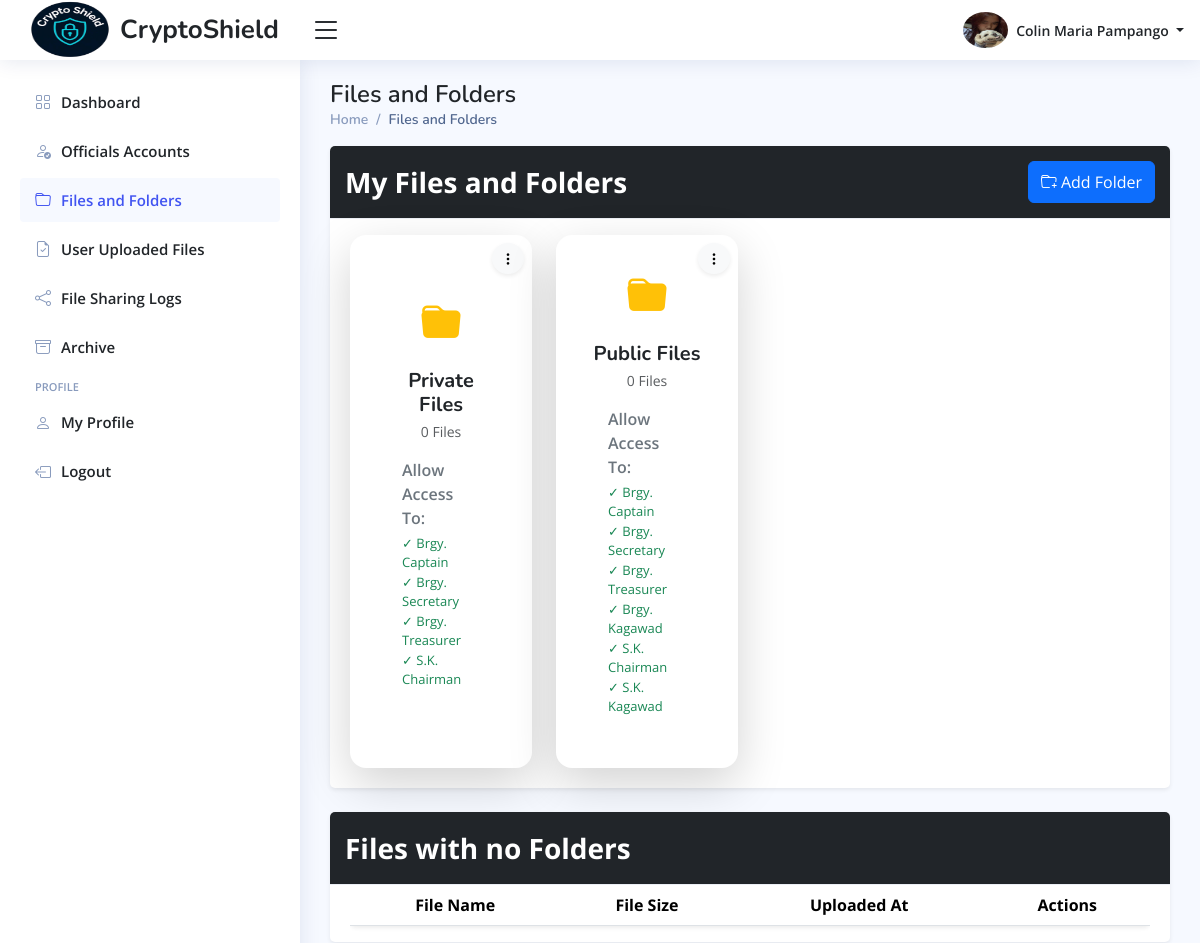
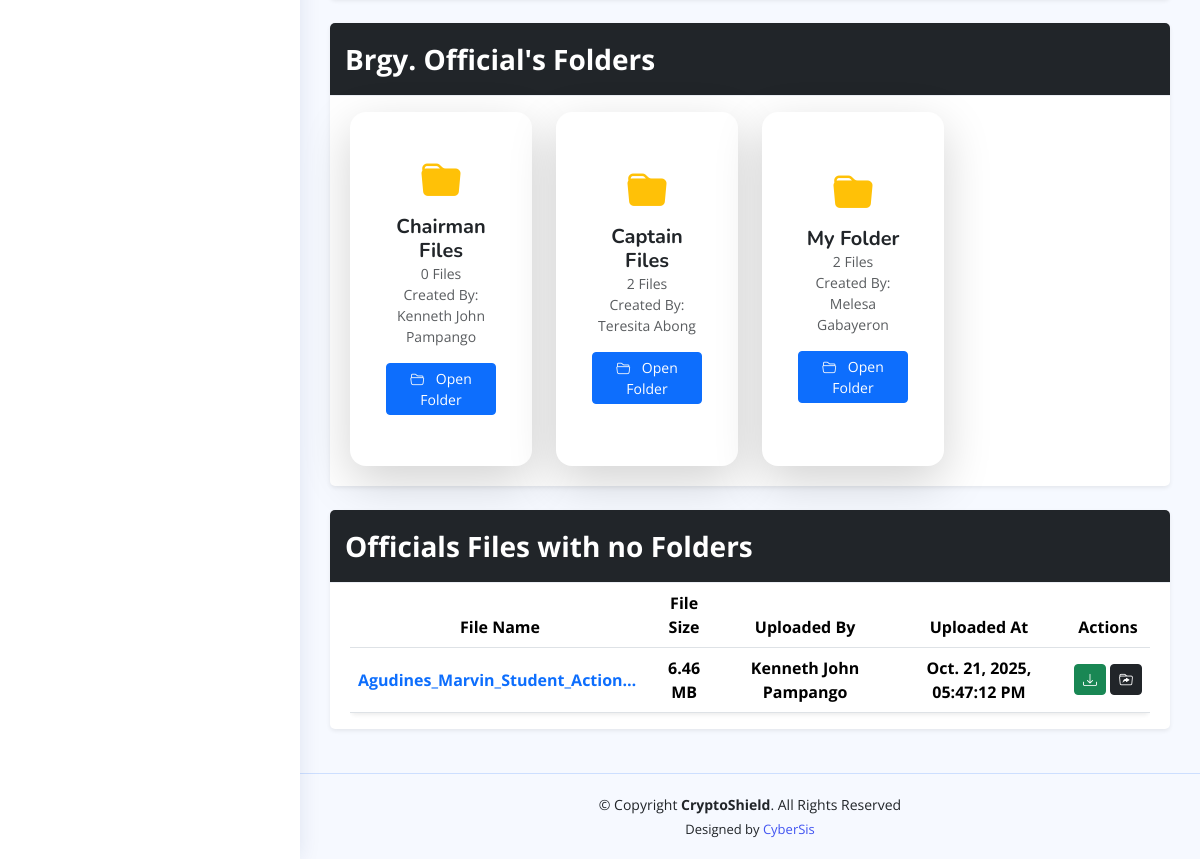
Screenshot of /admin/home.php?page=files-and-folders (signed in) with the database file from the repository (2 pictures, top to bottom).
### tables this page shows
CREATE TABLE `admin_info_tbl` (
  `admin_id` int(11) NOT NULL,
  `profile_picture` varchar(255) DEFAULT NULL,
  `date_of_birth` date DEFAULT NULL,
  `gender` enum('Male','Female','Others') DEFAULT 'Others',
  `phone_number` varchar(100) NOT NULL,
  `full_address` varchar(255) NOT NULL,
  `updated_at` timestamp NOT NULL DEFAULT current_timestamp() ON UPDATE current_timestamp()
);

CREATE TABLE `admin_accounts_tbl` (
  `admin_id` int(11) NOT NULL,
  `first_name` varchar(100) NOT NULL,
  `middle_name` varchar(100) DEFAULT NULL,
  `last_name` varchar(100) NOT NULL,
  `email_address` varchar(150) NOT NULL,
  `admin_password` varchar(255) NOT NULL,
  `role` varchar(100) DEFAULT 'Administrator',
  `reset_password_token` varchar(255) DEFAULT NULL,
  `password_token_expiry` datetime DEFAULT NULL,
  `created_at` timestamp NOT NULL DEFAULT current_timestamp(),
  `updated_at` timestamp NOT NULL DEFAULT current_timestamp() ON UPDATE current_timestamp()
);

CREATE TABLE `admin_folder_tbl` (
  `folder_id` int(11) NOT NULL,
  `folder_name` varchar(150) NOT NULL,
  `brgy_captain_access` enum('Yes','No') DEFAULT 'Yes',
  `brgy_secretary_access` enum('Yes','No') DEFAULT 'No',
  `brgy_treasurer_access` enum('Yes','No') DEFAULT 'No',
  `brgy_kagawad_access` enum('Yes','No') DEFAULT 'No',
  `sk_chairman_access` enum('Yes','No') DEFAULT 'No',
  `sk_kagawad_access` enum('Yes','No') DEFAULT 'Yes',
  `is_archive` enum('Yes','No') DEFAULT 'No',
  `modified_at` timestamp NOT NULL DEFAULT current_timestamp() ON UPDATE current_timestamp(),
  `created_at` timestamp NOT NULL DEFAULT current_timestamp()
);

CREATE TABLE `officials_folder_tbl` (
  `folder_id` int(11) NOT NULL,
  `folder_name` varchar(150) NOT NULL,
  `brgy_captain_access` enum('Yes','No') DEFAULT 'Yes',
  `brgy_secretary_access` enum('Yes','No') DEFAULT 'Yes',
  `brgy_treasurer_access` enum('Yes','No') DEFAULT 'Yes',
  `brgy_kagawad_access` enum('Yes','No') DEFAULT 'No',
  `sk_chairman_access` enum('Yes','No') DEFAULT 'Yes',
  `sk_kagawad_access` enum('Yes','No') DEFAULT 'No',
  `is_archive` enum('Yes','No') DEFAULT 'No',
  `created_by` int(11) DEFAULT NULL,
  `created_at` timestamp NOT NULL DEFAULT current_timestamp(),
  `modified_at` timestamp NOT NULL DEFAULT current_timestamp() ON UPDATE current_timestamp()
);

CREATE TABLE `officials_files_tbl` (
  `file_id` int(11) NOT NULL,
  `folder_id` int(11) DEFAULT NULL,
  `file_name` varchar(255) NOT NULL,
  `stored_file_name` varchar(255) NOT NULL,
  `processed_file_name` varchar(255) NOT NULL,
  `file_size` decimal(11,2) NOT NULL,
  `brgy_captain_download` enum('Yes','No') DEFAULT 'Yes',
  `brgy_secretary_download` enum('Yes','No') DEFAULT 'No',
  `brgy_treasurer_download` enum('Yes','No') DEFAULT 'No',
  `brgy_kagawad_download` enum('Yes','No') DEFAULT 'No',
  `sk_chairman_download` enum('Yes','No') DEFAULT 'Yes',
  `sk_kagawad_download` enum('Yes','No') DEFAULT 'No',
  `is_archive` enum('Yes','No') DEFAULT 'No',
  `uploaded_at` timestamp NOT NULL DEFAULT current_timestamp(),
  `modified_at` timestamp NOT NULL DEFAULT current_timestamp() ON UPDATE current_timestamp(),
  `uploaded_by` int(11) DEFAULT NULL
);

### admin/pages/files-and-folders.php (the view, shortened to what the rows shown need)
<main class="main" id="main">
    <?php include_once "includes/pagetitle.php" ?>
    <section class="section">
        <div class="card shadow-sm mb-4">
            <div class="card-body mt-3">
                <div class="row gx-4 gy-4">
                    <?php
                    $get_folders = $conn->prepare("SELECT
                                                            fl.*,
                                                            COUNT(CASE WHEN fs.is_archive = 'No' THEN 1 END) AS 'files_count'
                                                        FROM admin_folder_tbl fl
                                                        LEFT JOIN admin_files_tbl fs
                                                        ON fl.folder_id = fs.folder_id
                                                        WHERE fl.is_archive = :is_archive
                                                        GROUP BY fl.folder_id
                                                        ORDER BY modified_at DESC");
                    $get_folders->execute([":is_archive" => "No"]);
                    if ($get_folders->rowCount() > 0) {
                        while ($folder_data = $get_folders->fetch()) {
                    ?>
                            <div class="col-6 col-md-3">
                                <div class="card shadow-lg border-0 rounded-4 text-center p-3 folder-card h-100 position-relative" style="transition: 0.3s; cursor: pointer;">
                                    <div class="dropdown position-absolute top-0 end-0 m-2">
                                        <button class="btn btn-light btn-sm rounded-circle shadow-sm" type="button" id="folderMenuBtn" data-bs-toggle="dropdown" aria-expanded="false">
                                            <i class="bi bi-three-dots-vertical"></i>
                                        </button>
                                    </div>
                                    <div class="card-body d-flex flex-column align-items-center justify-content-center">
                                        <div class="folder-icon mb-3">
                                            <i class="bi bi-folder-fill fs-1 text-warning"></i>
                                        </div>
                                        <h5 class="fw-bold mb-1">
                                            <?php echo htmlspecialchars($folder_data["folder_name"]); ?>
                                        </h5>
                                        <p class="small text-muted mb-3">
                                            <?php echo htmlspecialchars($folder_data["files_count"] . " Files"); ?>
                                        </p>
                                        <div class="access-status w-100 text-start px-3">
                                            <p class="mb-1 fw-semibold text-secondary fs-6"> Allow Access To: </p>
                                            <?php
                                            $accessRoles = [
                                                'brgy_captain_access'   => 'Brgy. Captain',
                                                'brgy_secretary_access' => 'Brgy. Secretary',
                                                'brgy_treasurer_access' => 'Brgy. Treasurer',
                                                'brgy_kagawad_access'   => 'Brgy. Kagawad',
                                                'sk_chairman_access'    => 'S.K. Chairman',
                                                'sk_kagawad_access'     => 'S.K. Kagawad'
                                            ];
                                            foreach ($accessRoles as $column => $label) {
                                                if (!empty($folder_data[$column]) && strtolower($folder_data[$column]) === 'yes') {
                                                    echo '<p class="mb-0 text-success" style="font-size: 13px;">&#10003; ' . htmlspecialchars($label) . '</p>';
                                                }
                                            }
                                            ?>
                                        </div>
                                    </div>
                                </div>
                            </div>
                        <?php
                        }
                    } else {
                        ?>
                        <h1 class="text-center mt-5"> No Folders Yet. </h1>
                    <?php
                    }
                    ?>
                </div>
            </div>
        </div>
        <div class="card shadow-sm mb-4">
          <div class="card-body pb-0">
            <div class="table-responsive">
              <table class="table align-middle table-hover shadow-sm rounded datatable">
                <thead class="bg-dark text-white">
                  <tr>
                    <th class="text-center"> File Name </th>
                    <th class="text-center"> File Size </th>
                    <th class="text-center"> Uploaded At </th>
                    <th class="text-center"> Actions </th>
                  </tr>
                </thead>
              </table>
            </div>
          </div>
        </div>
        <div class="card shadow-sm mb-4">
            <div class="card-body mt-3">
                <div class="row gx-4 gy-4">
                    <?php
                    $get_officials_folders = $conn->prepare("SELECT
                                                            ofl.*,
                                                            COUNT(CASE WHEN ofs.is_archive = 'No' THEN 1 END) AS 'files_count',
                                                            CONCAT(oa.first_name, ' ', oa.last_name) 'created_by'
                                                        FROM officials_folder_tbl ofl
                                                        LEFT JOIN officials_files_tbl ofs
                                                        ON ofl.folder_id = ofs.folder_id AND ofs.is_archive = :is_archive
                                                        LEFT JOIN officials_accounts_tbl oa
                                                        ON ofl.created_by = oa.official_id
                                                        WHERE ofl.is_archive = 'No'
                                                        GROUP BY ofl.folder_id
                                                        ORDER BY ofl.modified_at DESC");
                    $get_officials_folders->execute([":is_archive" => "No"]);
                    if ($get_officials_folders->rowCount() > 0) {
                        while ($folder_data = $get_officials_folders->fetch()) {
                    ?>
                            <div class="col-6 col-md-3">
                                <div class="card shadow-lg border-0 rounded-4 text-center p-3 folder-card h-100 position-relative" style="transition: 0.3s; cursor: pointer;">
                                    <div class="card-body d-flex flex-column align-items-center justify-content-center">
                                        <div class="folder-icon mb-1 mt-2">
                                            <i class="bi bi-folder-fill fs-1 text-warning"></i>
                                        </div>
                                        <h5 class="fw-bold mb-0">
                                            <?php echo htmlspecialchars($folder_data["folder_name"]); ?>
                                        </h5>
                                        <p class="small text-muted mb-0">
                                            <?php echo htmlspecialchars($folder_data["files_count"] . " Files"); ?>
                                        </p>
                                        <p class="small text-muted mb-3">
                                            Created By: <?php echo htmlspecialchars($folder_data["created_by"]); ?>
                                        </p>
                                        <a class="btn btn-primary btn-sm w-100 mb-0" href="home.php?page=officials-folder-contents&folder-id=<?php echo htmlspecialchars(base64_encode($folder_data["folder_id"])); ?>">
                                            <i class="bi bi-folder2-open me-2 text-light"></i> Open Folder
                                        </a>
                                    </div>
                                </div>
                            </div>
                        <?php
                        }
                    } else {
                        ?>
                        <h1 class="text-center mt-5"> No Folders Yet. </h1>
                    <?php
                    }
                    ?>
                </div>
            </div>
        </div>
        <div class="card shadow-sm mb-4">
          <div class="card-body pb-0">
            <div class="table-responsive">
              <table class="table align-middle table-hover shadow-sm rounded datatable">
                <thead class="bg-dark text-white">
                  <tr>
                    <th class="text-center"> File Name </th>
                    <th class="text-center"> File Size </th>
                    <th class="text-center"> Uploaded By </th>
                    <th class="text-center"> Uploaded At </th>
                    <th class="text-center"> Actions </th>
                  </tr>
                </thead>
                <tbody class="bg-white">
                  <?php
                  $get_folder_files = $conn->prepare("
                        SELECT
                          ofl.*,
                          CONCAT(oa.first_name, ' ', oa.last_name) AS 'uploader_name'
                        FROM officials_files_tbl ofl
                        LEFT JOIN officials_accounts_tbl oa
                        ON ofl.uploaded_by = oa.official_id
                        WHERE ofl.is_archive = :is_archive AND ofl.folder_id IS NULL
                        ORDER BY uploaded_at DESC
                    ");
                  $get_folder_files->execute([":is_archive" => "No"]);
                  while ($file_data = $get_folder_files->fetch()) { ?>
                    <tr class="text-center border-bottom fw-bold ">
                      <td class="text-primary text-truncate" style="max-width: 300px">
                        <?php echo htmlspecialchars($file_data["file_name"]); ?>
                      </td>
                      <td>
                        <?php echo htmlspecialchars($file_data["file_size"] . " MB"); ?>
                      </td>
                       <td>
                        <?php echo htmlspecialchars($file_data["uploader_name"]); ?>
                      </td>
                      <td>
                        <?php echo htmlspecialchars(format_timestamp($file_data["uploaded_at"])); ?>
                      </td>
                      <td>
                        <div class="d-flex justify-content-center gap-1">
                          <a href="../uploads/user-files/<?php echo htmlspecialchars($file_data["stored_file_name"]); ?>"
                            download="<?php echo htmlspecialchars($file_data["file_name"]); ?>" title="Download: <?php echo htmlspecialchars($file_data["file_name"]); ?>"
                            class="btn btn-success btn-sm">
                            <i class="bi bi-download"></i>
                          </a>
                          <button class="btn btn-sm btn-dark"
                            title="Assign Folder"
                            data-bs-toggle="modal"
                            data-bs-target="#assign-folder-<?php echo htmlspecialchars($file_data["file_id"]); ?>">
                            <i class="bi bi-folder-symlink"></i>
                          </button>
                        </div>
                      </td>
                    </tr>
                  <?php } ?>
                </tbody>
              </table>
            </div>
          </div>
        </div>
    </section>
</main>

### admin/includes/header.php (shortened to what the rows shown need)
<header id="header" class="header fixed-top d-flex align-items-center">
    <nav class="header-nav ms-auto">
        <ul class="d-flex align-items-center">
            <li class="nav-item dropdown pe-3">
                <a class="nav-link nav-profile d-flex align-items-center pe-0" href="#" data-bs-toggle="dropdown">
                    <img src="<?php echo htmlspecialchars($image_path . $profile_picture); ?>" alt="Profile Image" class="rounded-circle" width="45" height="45">
                    <span class="d-none d-md-block dropdown-toggle ps-2">
                        <?php echo htmlspecialchars($first_name . " " . $last_name); ?>
                    </span>
                </a>
            </li>
        </ul>
    </nav>
</header>

### rows the page displays
admin_info_tbl: profile_picture (picture), admin_id.last_name "Colin Maria Pampango"
admin_folder_tbl: folder_name "Private Files", files_count "0 Files", brgy_captain_access "Yes" (drawn), label "Brgy. Captain", brgy_secretary_access "Yes" (drawn), label "Brgy. Secretary", brgy_treasurer_access "Yes" (drawn), label "Brgy. Treasurer", sk_chairman_access "Yes" (drawn), label "S.K. Chairman"
admin_folder_tbl: folder_name "Public Files", files_count "0 Files", brgy_captain_access "Yes" (drawn), label "Brgy. Captain", brgy_secretary_access "Yes" (drawn), label "Brgy. Secretary", brgy_treasurer_access "Yes" (drawn), label "Brgy. Treasurer", brgy_kagawad_access "Yes" (drawn), label "Brgy. Kagawad", sk_chairman_access "Yes" (drawn), label "S.K. Chairman", sk_kagawad_access "Yes" (drawn), label "S.K. Kagawad"
officials_folder_tbl: folder_name "Chairman Files", files_count "0 Files", created_by "Kenneth John Pampango"
officials_folder_tbl: folder_name "Captain Files", files_count "2 Files", created_by "Teresita Abong"
officials_folder_tbl: folder_name "My Folder", files_count "2 Files", created_by "Melesa Gabayeron"
officials_files_tbl: file_name "Agudines_Marvin_Student_Action…", file_size "6.46 MB", uploader_name "Kenneth John Pampango", uploaded_at "Oct. 21, 2025, 05:47:12 PM"

### other values shown
$page_titles[$page_name] "Files and Folders"
